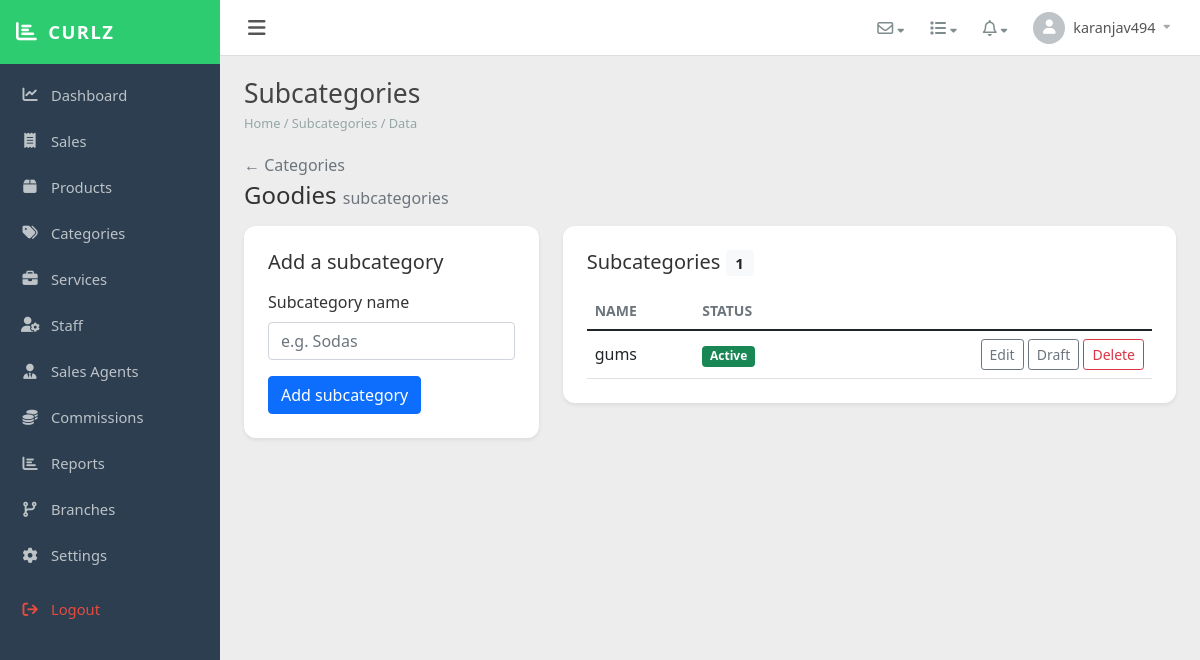
/public/super/subcategories/index.php?category_id=9 (signed in), run on the app's committed database.
### tables this page shows
CREATE TABLE `categories` (
  `id` int(11) NOT NULL,
  `tenant_id` int(11) NOT NULL,
  `name` varchar(120) NOT NULL,
  `status` enum('active','draft') NOT NULL DEFAULT 'active',
  `created_at` datetime NOT NULL DEFAULT current_timestamp(),
  `updated_at` datetime NOT NULL DEFAULT current_timestamp() ON UPDATE current_timestamp()
);

CREATE TABLE `subcategories` (
  `id` int(11) NOT NULL,
  `tenant_id` int(11) NOT NULL,
  `category_id` int(11) NOT NULL,
  `name` varchar(120) NOT NULL,
  `status` enum('active','draft') NOT NULL DEFAULT 'active',
  `created_at` datetime NOT NULL DEFAULT current_timestamp(),
  `updated_at` datetime NOT NULL DEFAULT current_timestamp() ON UPDATE current_timestamp()
);

### app/app.php (called while the page is built, shortened)
<?php
spl_autoload_register(function ($class) {
    foreach (['Models\\' => '/app/models/', 'Controllers\\' => '/app/controllers/'] as $prefix => $dir) {
        if (strpos($class, $prefix) === 0) {
            $file = ROOT_PATH . $dir . substr($class, strlen($prefix)) . '.php';
            if (is_file($file)) { require_once $file; return; }
        }
    }
    foreach (['/app/helpers/', '/app/services/'] as $dir) {
        $file = ROOT_PATH . $dir . $class . '.php';
        if (is_file($file)) { require_once $file; return; }
    }
});

### app/helpers/TenantContext.php (called while the page is built, shortened)
<?php
class TenantContext
{
    private static ?int $tenantId = null;
    public static function boot(): void
    {
        self::$tenantId = $_SESSION['tenant_id']    ?? null;
    }
    public static function tenantId(): ?int { self::ensure(); return self::$tenantId; }
}

### app/models/Model.php (called while the page is built, shortened)
<?php
abstract class Model
{
    protected PDO $db;
    protected string $table;
    protected bool $tenantScoped = true;
    protected string $tenantColumn = 'tenant_id';
    public function __construct(?PDO $db = null)
    {
        $this->db = $db ?? \Database::pdo();
    }
    protected function scopeTenantId(): ?int
    {
        if (!$this->tenantScoped) {
            return null;
        }
        $tid = \TenantContext::tenantId();
        return $tid;
    }
    public function find(int $id): ?array
    {
        $sql = "SELECT * FROM {$this->table} WHERE id = :id";
        $params = [':id' => $id];
        if (($tid = $this->scopeTenantId()) !== null) {
            $sql .= " AND {$this->tenantColumn} = :tid";
            $params[':tid'] = $tid;
        }
        $stmt = $this->db->prepare($sql);
        $stmt->execute($params);
        $row = $stmt->fetch();
        return $row ?: null;
    }
    public function all(array $where = [], string $orderBy = 'id DESC'): array
    {
        $sql = "SELECT * FROM {$this->table}";
        $clauses = [];
        $params = [];
        if (($tid = $this->scopeTenantId()) !== null) {
            $clauses[] = "{$this->tenantColumn} = :tid";
            $params[':tid'] = $tid;
        }
        foreach ($where as $col => $val) {
            $ph = ':w_' . $col;
            $clauses[] = "{$col} = {$ph}";
            $params[$ph] = $val;
        }
        if ($clauses) {
            $sql .= ' WHERE ' . implode(' AND ', $clauses);
        }
        $sql .= ' ORDER BY ' . $orderBy;
        $stmt = $this->db->prepare($sql);
        $stmt->execute($params);
        return $stmt->fetchAll();
    }
}

### app/models/SubcategoryModel.php (called while the page is built, shortened)
<?php
class SubcategoryModel extends Model
{
    public function listForCategory(int $categoryId): array
    {
        return $this->all(['category_id' => $categoryId], 'name ASC');
    }
}

### public/super/subcategories/index.php (the view, shortened to what this page needs)
<?php
require_once __DIR__ . '/../../../app/app.php';
$pdo = Database::pdo();
$C = new Models\CategoryModel($pdo);
$S = new Models\SubcategoryModel($pdo);
$categoryId = (int) ($_GET['category_id'] ?? ($_POST['category_id'] ?? 0));
$category = $categoryId > 0 ? $C->find($categoryId) : null;
$old = '';
$editId = (int) ($_GET['edit'] ?? 0);
$editRow = $editId > 0 ? $S->find($editId) : null;
$subs = $S->listForCategory($categoryId);
?>
<div class="mb-3">
  <a href="/Curlz/public/super/categories/" class="text-decoration-none text-muted">&larr; Categories</a>
  <h2 class="h4 mt-1 mb-0"><?php echo htmlspecialchars($category['name']); ?> <span class="text-muted fs-6">subcategories</span></h2>
</div>
<div class="row g-4">
  <div class="col-12 col-lg-4">
    <div class="card border-0 shadow-sm" style="border-radius:12px;">
      <div class="card-body p-4">
        <h2 class="h5 mb-3"><?php echo $editRow ? 'Rename subcategory' : 'Add a subcategory'; ?></h2>
        <form method="post" novalidate>
          <div class="mb-3">
            <label class="form-label">Subcategory name</label>
            <input name="name" class="form-control" placeholder="e.g. Sodas"
                   value="<?php echo htmlspecialchars($editRow['name'] ?? $old); ?>" required autofocus>
          </div>
          <button class="btn btn-primary"><?php echo $editRow ? 'Save' : 'Add subcategory'; ?></button>
        </form>
      </div>
    </div>
  </div>
  <div class="col-12 col-lg-8">
    <div class="card border-0 shadow-sm" style="border-radius:12px;">
      <div class="card-body p-4">
        <h2 class="h5 mb-3">Subcategories <span class="badge bg-light text-dark"><?php echo count($subs); ?></span></h2>
        <?php if (!$subs): ?>
          <div class="text-muted">No subcategories yet in <?php echo htmlspecialchars($category['name']); ?>.</div>
        <?php else: ?>
          <div class="table-responsive">
            <table class="table align-middle mb-0">
              <thead><tr class="text-muted small text-uppercase"><th>Name</th><th>Status</th><th></th></tr></thead>
              <tbody>
                <?php foreach ($subs as $s): ?>
                <tr>
                  <td class="fw-semibold"><?php echo htmlspecialchars($s['name']); ?></td>
                  <td><?php echo $s['status'] === 'active' ? '<span class="badge bg-success">Active</span>' : '<span class="badge bg-secondary">Draft</span>'; ?></td>
                  <td class="text-end">
                    <a class="btn btn-sm btn-outline-secondary" href="/Curlz/public/super/subcategories/?category_id=<?php echo $categoryId; ?>&edit=<?php echo (int)$s['id']; ?>">Edit</a>
                    <form method="post" class="d-inline">
                      <button class="btn btn-sm btn-outline-secondary"><?php echo $s['status'] === 'active' ? 'Draft' : 'Activate'; ?></button>
                    </form>
                    <form method="post" class="d-inline" onsubmit="return confirm('Delete this subcategory?');">
                      <button class="btn btn-sm btn-outline-danger">Delete</button>
                    </form>
                  </td>
                </tr>
                <?php endforeach; ?>
              </tbody>
            </table>
          </div>
        <?php endif; ?>
      </div>
    </div>
  </div>
</div>
<?php
include __DIR__ . '/../../templates/tenants/layout.php';

### public/assets/css/curlz-dashboard.css (style rules this page uses)
:root { --cd-sidebar: #2c3e50; --cd-sidebar-dark: #243342; --cd-brand: #2ecc71; --cd-bg: #ededed; --cd-white: #fff; --cd-text: #333; --cd-muted: #95a5a6; --cd-header-h: 56px; }
body.cd-body { margin: 0; font-family: 'Segoe UI', Tahoma, Geneva, Verdana, sans-serif; background: var(--cd-bg); color: var(--cd-text); }

### data on the page
categories: name "Goodies"
subcategories: name "gums", status "Active"

### other printed values
$item['label'] "Dashboard"
$item['label'] "Sales"
$item['label'] "Products"
$item['label'] "Categories"
$item['label'] "Services"
$item['label'] "Staff"
$item['label'] "Sales Agents"
$item['label'] "Commissions"
$item['label'] "Reports"
$item['label'] "Branches"
$item['label'] "Settings"
$username "karanjav494"
$page_title "Subcategories"
count($subs) "1"
